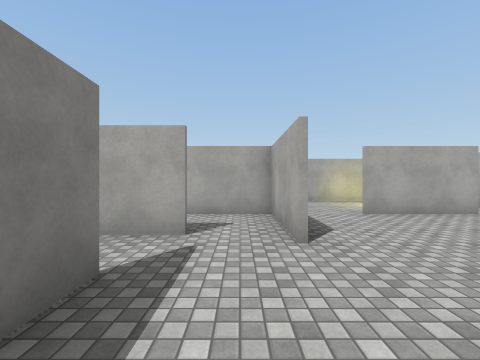
View 1 (above)

16 first-person views from a walk through a Unity game level. The camera is 1.5 m above the floor, looks level and sees 90° across. The floor is counted in squares, 2 m on a side. Each view is taken from the middle of a square. On the plan, view 1 faces up. The plan holds only what a view shows up to about 9 squares ahead; the rest is blank. The player character is not drawn. Surface patterns are stand-ins for the level's own textures.

View 2
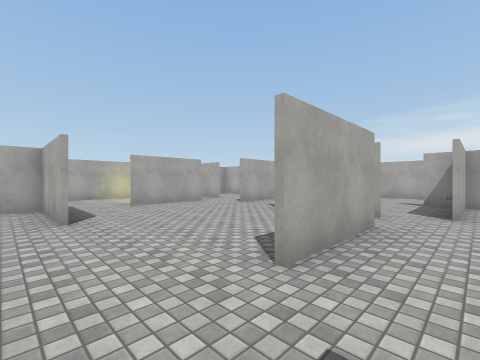

View 3
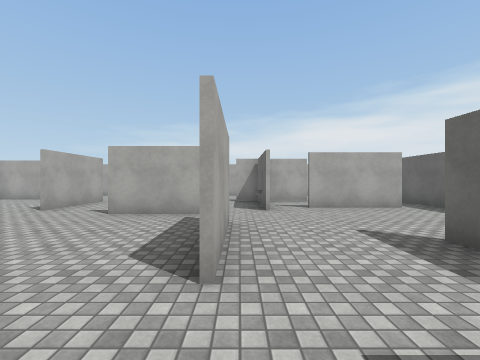

View 4
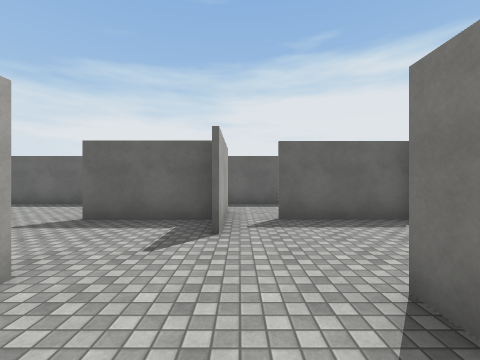

View 5
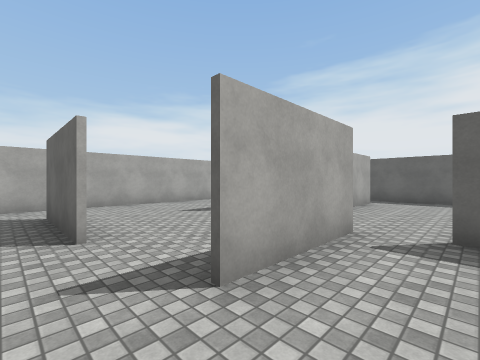

View 6
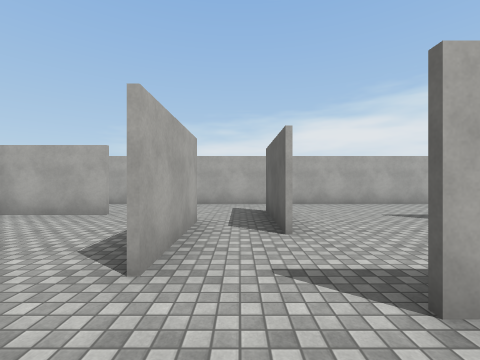

View 7
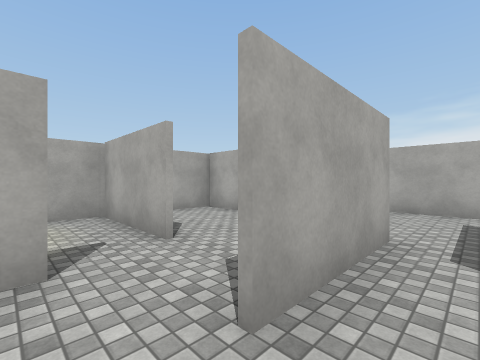

View 8
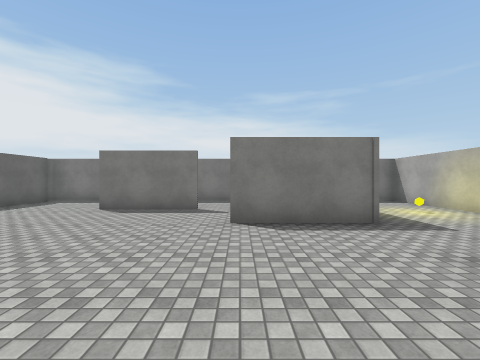

View 9
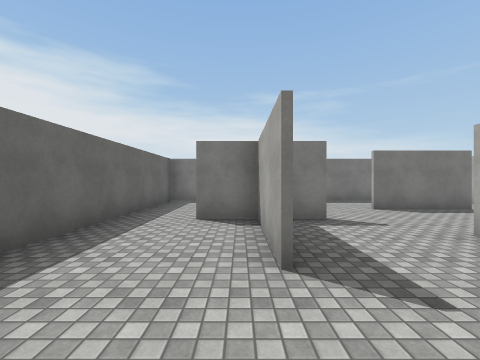

View 10
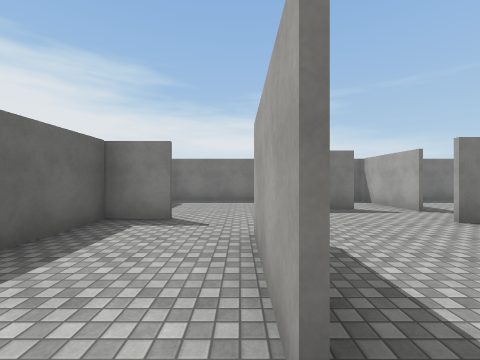

View 11
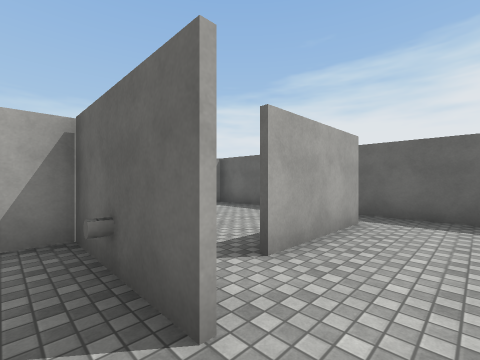

View 12
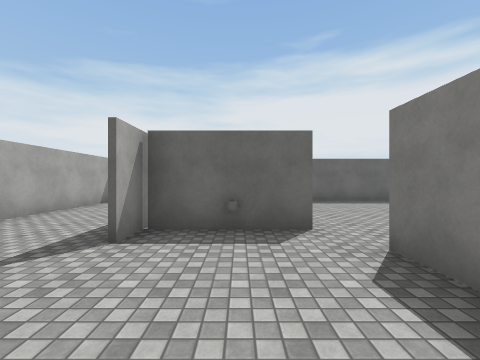

View 13
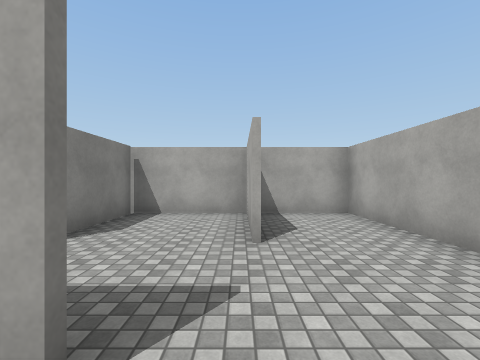

View 14
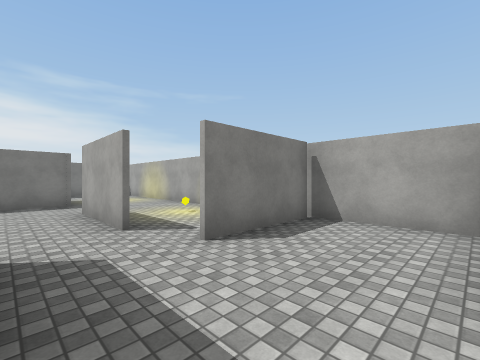

View 15
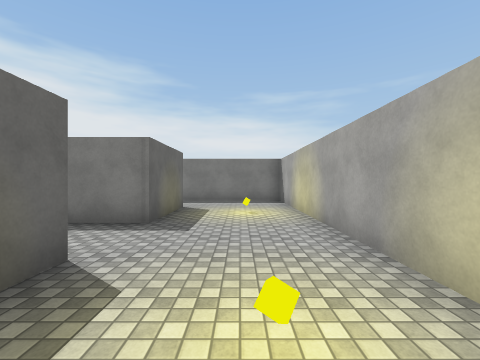

View 16
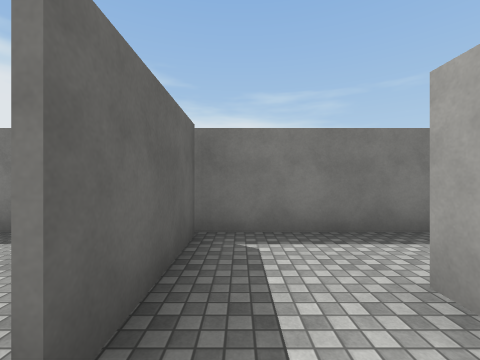

### Floor plan
Ten units are one square. View 1 is at (0, 0); x grows to the right and y downward. Boxes are objects, and circles mark ways between rooms. Rooms are numbered by the first view taken in them; rooms with no view inside come last. Other rooms are left out.
<svg viewBox="-39 -90 158 160">
<path fill="none" stroke="#000" d="M53 6 53 -20M54 -5 54 6M59 16 85 16M4 22 4 49M82 17 60 17M5 36 15 36M75 -38 58 -38M-11 -20 -11 6M54 -53 28 -53M8 -45 8 -28M85 34 85 9M-6 -33 -32 -33M3 45 3 22M-34 -31 -34 36 -8 36M96 65 114 65 114 -15M30 37 6 37M15 36 30 36M65 54 65 29M42 8 16 8M-34 55 -34 65 81 65M84 -38 75 -38M114 -15 114 -85 89 -85M72 -24 98 -24M28 -54 35 -54M-16 -54 8 -54 8 -45M65 -58 65 -84M70 -85 -34 -85 -34 -45M7 -28 7 -53 -18 -53M92 -58 92 -84M89 -85 70 -85M66 -84 66 -58M-32 -34 -8 -34M-34 -45 -34 -31"/>
<rect x="-15" y="-75" width="10" height="10" fill="#bbb"><title>other object</title></rect>
<rect x="35" y="-75" width="10" height="10" fill="#bbb"><title>yellow cube</title></rect>
<circle cx="-10" cy="40" r="3" fill="#2a7"/>
<circle cx="20" cy="25" r="3" fill="#2a7"/>
<circle cx="50" cy="20" r="3" fill="#2a7"/>
<circle cx="70" cy="60" r="3" fill="#2a7"/>
<circle cx="105" cy="-20" r="3" fill="#2a7"/>
<circle cx="80" cy="-30" r="3" fill="#2a7"/>
<circle cx="20" cy="-50" r="3" fill="#2a7"/>
<circle cx="0" cy="-30" r="3" fill="#2a7"/>
<circle cx="90" cy="-50" r="3" fill="#2a7"/>
<circle cx="70" cy="-50" r="3" fill="#2a7"/>
<circle cx="-25" cy="-50" r="3" fill="#2a7"/>
<circle cx="-10" cy="-40" r="3" fill="#2a7"/>
<text x="40" y="0">1</text>
<text x="30" y="50">2</text>
<text x="100" y="-50">3</text>
<text x="10" y="-70">4</text>
<text x="-10" y="-40">5</text>
<text x="80" y="-60">6</text>
<text x="-30" y="-40">7</text>
</svg>
Room 1 opens to room 2. Room 1 opens to room 3. Room 1 opens to room 4. Room 1 opens to room 5. Room 3 opens to room 6. Room 4 opens to room 6. Room 4 opens to room 7. Room 5 opens to room 7.

Where each view was taken, in squares from view 1:
view 1: 0 up, 0 right, facing up
view 2: 2 down, 0 right, facing up-right
view 3: 1 down, 0 right, facing right
view 4: 1 up, 0 right, facing down
view 5: 3 up, 4 right, facing down-right
view 6: 3 up, 4 right, facing right
view 7: 3 up, 5 right, facing up-right
view 8: 3 up, 5 right, facing left
view 9: 4 down, 5 right, facing left
view 10: 1 down, 5 right, facing left
view 11: 1 down, 5 right, facing down-right
view 12: 2 up, 7 right, facing down
view 13: 3 up, 9 right, facing up
view 14: 4 up, 9 right, facing up-left
view 15: 7 up, 5 right, facing left
view 16: 4 up, 0 right, facing left
